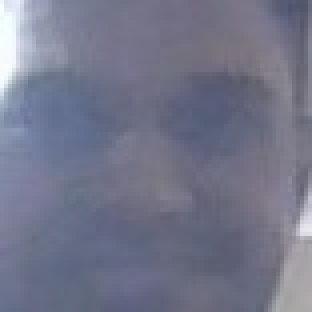
#> input picture V1/separated_faces/Unknown_1.jpg, 78 x 78 px (shown 4 times larger); its folder holds only this picture in this run
$ python -i 'recog copy.py'   (imports and definitions only)
#> lines starting #> are read from the running program, lines starting #| are printed output that depends on the picture
import cv2
import os
import tkinter as tk
from tkinter import filedialog

# Load the trained model
model = cv2.face.LBPHFaceRecognizer_create()
# [1 line not run here, left out]

# Load the Haar cascade classifier for face detection
face_cascade = cv2.CascadeClassifier('data/haarcascades/haarcascade_frontalface_default.xml')

# Define the label map
label_map = {}

# Iterate over the folders in the "images" directory
# [5 lines not run here, left out]

def separate_and_recognize_faces():
    # Open a file dialog to select the group photo
    file_path = filedialog.askopenfilename(filetypes=[("Image Files", "*.jpg;*.jpeg;*.png")])
#> the answer given: separated_faces/Unknown_1.jpg
    if file_path:
        # Load the group photo
        group_image = cv2.imread(file_path)
#> group_image is the input picture: shape (78, 78, 3); mean B, G, R 137.9, 117.6, 115.2

        # Convert the group photo to grayscale for face detection
        gray = cv2.cvtColor(group_image, cv2.COLOR_BGR2GRAY)
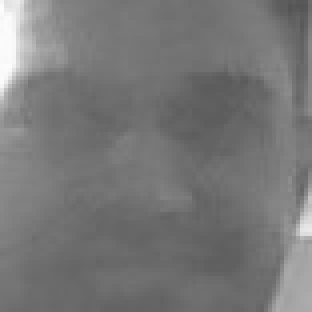
#> gray: shape (78, 78) (shown 4 times larger); min 84, max 253, mean 119.2

        # Detect faces in the group photo
        faces = face_cascade.detectMultiScale(gray, scaleFactor=1.1, minNeighbors=5)
#> faces = ()

        # Create a new folder to save the separated faces
        output_folder = 'separated_faces'
        os.makedirs(output_folder, exist_ok=True)

        # Iterate over the detected faces
        for i, (x, y, w, h) in enumerate(faces):
            face_roi_color = group_image[y:y + h, x:x + w]

            # Recognize the face using the trained model
            label, confidence = model.predict(cv2.cvtColor(face_roi_color, cv2.COLOR_BGR2GRAY))

            if confidence < 100:
                recognized_person = label_map.get(label, 'Unknown')
            else:
                recognized_person = 'Unknown'

            # Save the separated face in the output folder with the label as the file name
            output_path = os.path.join(output_folder, f"{recognized_person}_{i}.jpg")
            cv2.imwrite(output_path, face_roi_color)

            # Draw a rectangle around the face and display the name
            cv2.rectangle(group_image, (x, y), (x + w, y + h), (0, 255, 0), 2)
            cv2.putText(group_image, recognized_person, (x, y - 10), cv2.FONT_HERSHEY_SIMPLEX, 0.9, (0, 255, 0), 2)
#> this loop made 0 passes

        # Display the result
        cv2.imshow('Group Photo', group_image)
        cv2.waitKey(0)
        cv2.destroyAllWindows()

# Create the main window
# [2 lines not run here, left out]

# Button to select the group photo and perform separation and recognition
# [1 line that did not run here, left out]
# [4 lines not run here, left out]

>>> result = separate_and_recognize_faces()
